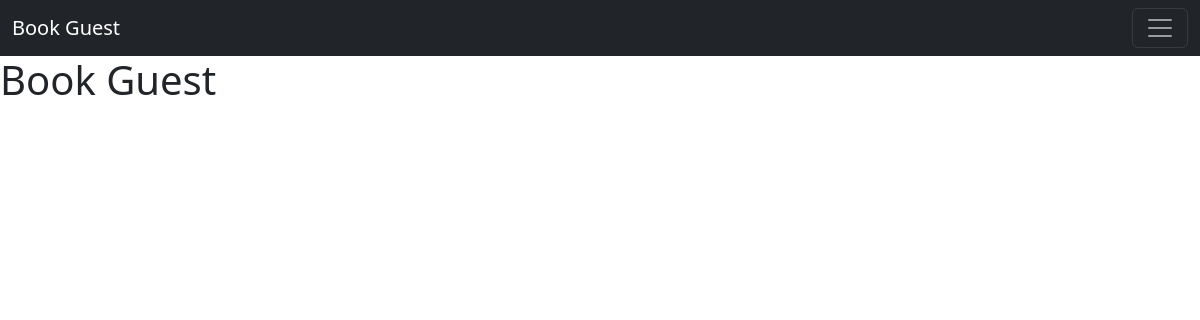
Before: / with the older database file.
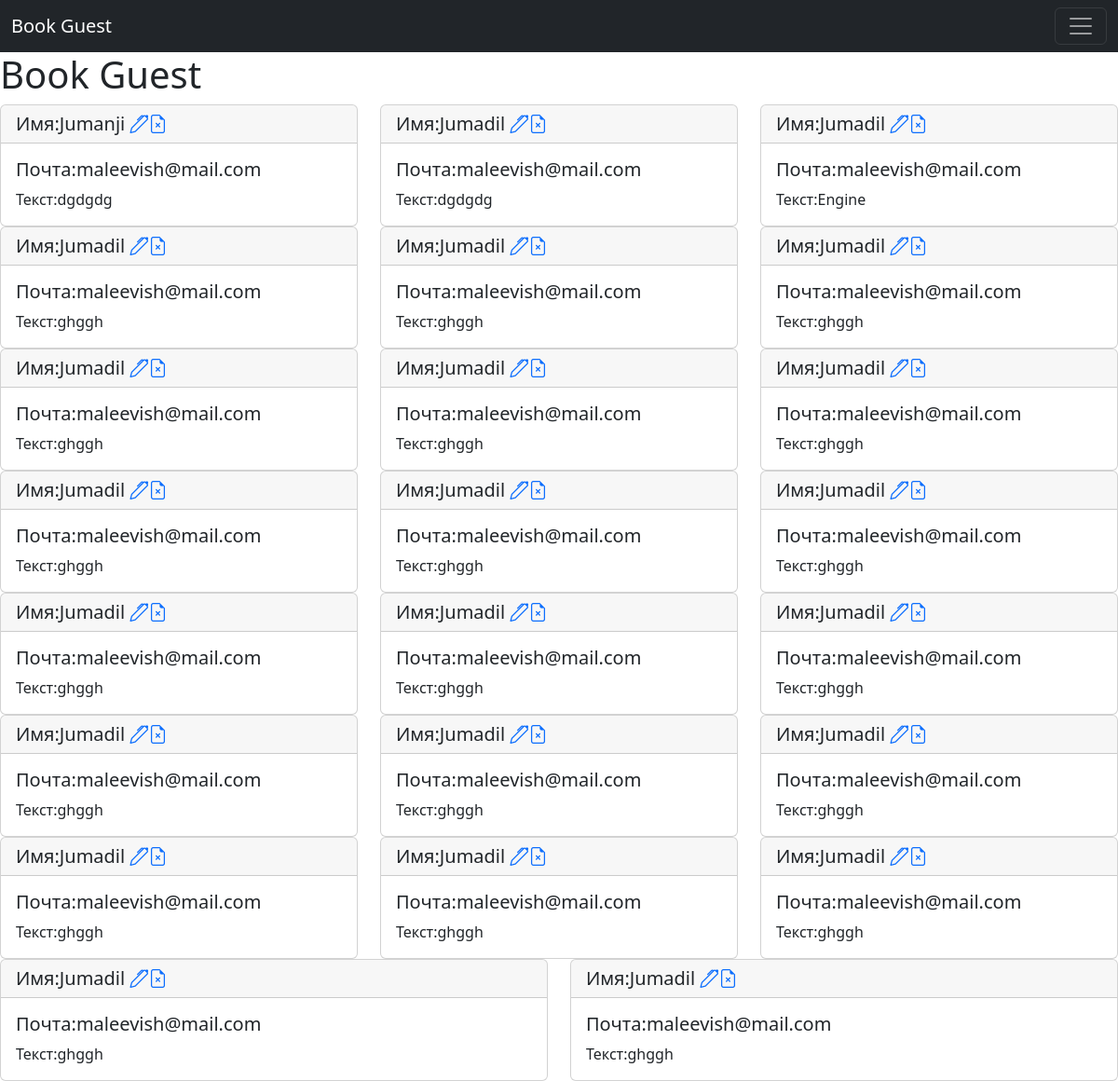
After: the same page with the newer database file.
### webapp/models.py (models this page shows, shortened)
class Book_Guest(models.Model):
    name = models.CharField(max_length=60, null=False, blank=False, verbose_name='Имя Автора')
    email = models.EmailField(max_length=60, null=False, blank=False, verbose_name='Почта')
    description = models.TextField(max_length=3000, null=False, blank=False, verbose_name='Текст')
    deadline = models.DateField(null=True, blank=True, verbose_name='Дата Выполнения')
    edit_time = models.DateField(null=True, blank=True, verbose_name='Время Изменения')
    status = models.CharField(max_length=25, choices=STATUS_CHOICES, default=STATUS_CHOICES, verbose_name='Статус')

### webapp/views.py (the view)
# urls.py: path('', index_view, name='index'),
def index_view(request):
    guestbooks = Book_Guest.objects.order_by('-deadline')
    context = {
        'guestbooks': guestbooks
    }
    return render(request, 'index.html', context)

### webapp/templates/index.html (shortened to what this page needs)
{% extends "base.html" %}
    {% block content %}
    <h1>Book Guest</h1>
<div class="row rows-3">
    {% for guestbook in guestbooks %}
        <div class="col">
        <div class="card">
  <h5 class="card-header">Имя:{{ guestbook.name }} <a href="{% url "book_update" guestbook.pk %}"><i class="bi bi-pen"></i></a><a
          href="{% url "book_delete" guestbook.pk %}"><i class="bi bi-file-earmark-x"></i></a></h5>
  <div class="card-body">
    <h5 class="card-title">Почта:{{ guestbook.email }}</h5>
    <p class="card-text">Текст:{{ guestbook.description }}</p>
  </div>
</div>
        </div>
    {% endfor %}
</div>
{% endblock %}

### webapp/templates/base.html (shortened to what this page needs)
<!doctype html>
<html lang="en">
<head>
<link rel="stylesheet" href="https://cdn.jsdelivr.net/npm/bootstrap-icons@1.10.1/font/bootstrap-icons.css">
<link href="https://cdn.jsdelivr.net/npm/bootstrap@5.2.2/dist/css/bootstrap.min.css"
      rel="stylesheet"
>
</head>
<body>
<nav class="navbar navbar-dark bg-dark">
  <div class="container-fluid">
    <a class="navbar-brand" href="{% url 'index' %}">Book Guest</a>
    <button class="navbar-toggler" type="button"
            data-bs-toggle="collapse" data-bs-target="#navbarNav"
            aria-controls="navbarNav" aria-expanded="false"
            aria-label="Toggle navigation">
      <span class="navbar-toggler-icon"></span>
    </button>
  </div>
</nav>
<div class="content">
    {% block  content %}
        {% endblock %}
</div>
</body>
</html>

Changed rows visible on the page:
added Book_Guest: name "Jumanji", email "maleevish@mail.com", description "dgdgdg"
added Book_Guest: name "Jumadil", email "maleevish@mail.com", description "dgdgdg"
added Book_Guest: name "Jumadil", email "maleevish@mail.com", description "Engine"
added Book_Guest: name "Jumadil", email "maleevish@mail.com", description "ghggh"
added Book_Guest: name "Jumadil", email "maleevish@mail.com", description "ghggh"
added Book_Guest: name "Jumadil", email "maleevish@mail.com", description "ghggh"
added Book_Guest: name "Jumadil", email "maleevish@mail.com", description "ghggh"
added Book_Guest: name "Jumadil", email "maleevish@mail.com", description "ghggh"
added Book_Guest: name "Jumadil", email "maleevish@mail.com", description "ghggh"
added Book_Guest: name "Jumadil", email "maleevish@mail.com", description "ghggh"
added Book_Guest: name "Jumadil", email "maleevish@mail.com", description "ghggh"
added Book_Guest: name "Jumadil", email "maleevish@mail.com", description "ghggh"
added Book_Guest: name "Jumadil", email "maleevish@mail.com", description "ghggh"
added Book_Guest: name "Jumadil", email "maleevish@mail.com", description "ghggh"
added Book_Guest: name "Jumadil", email "maleevish@mail.com", description "ghggh"
added Book_Guest: name "Jumadil", email "maleevish@mail.com", description "ghggh"
added Book_Guest: name "Jumadil", email "maleevish@mail.com", description "ghggh"
added Book_Guest: name "Jumadil", email "maleevish@mail.com", description "ghggh"
added Book_Guest: name "Jumadil", email "maleevish@mail.com", description "ghggh"
added Book_Guest: name "Jumadil", email "maleevish@mail.com", description "ghggh"
added Book_Guest: name "Jumadil", email "maleevish@mail.com", description "ghggh"
added Book_Guest: name "Jumadil", email "maleevish@mail.com", description "ghggh"
added Book_Guest: name "Jumadil", email "maleevish@mail.com", description "ghggh"
